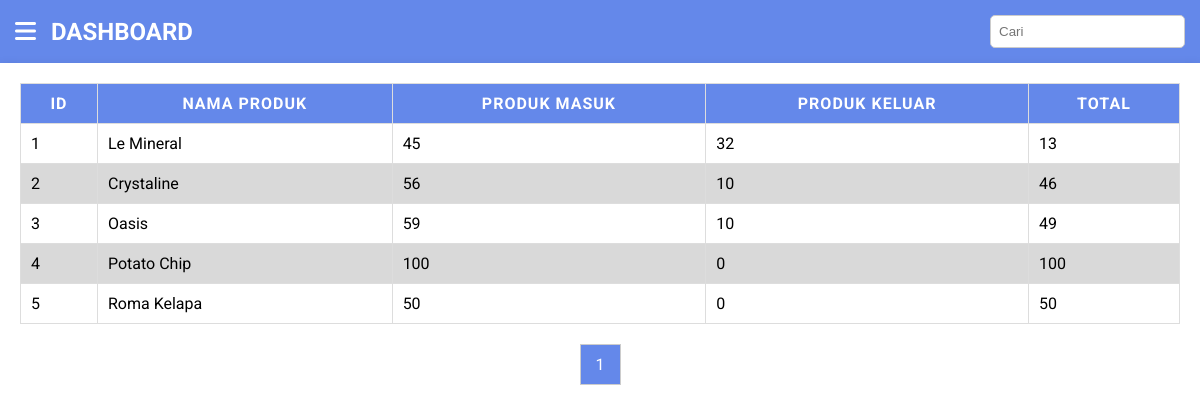
The app's page /index.php (signed in), older data.
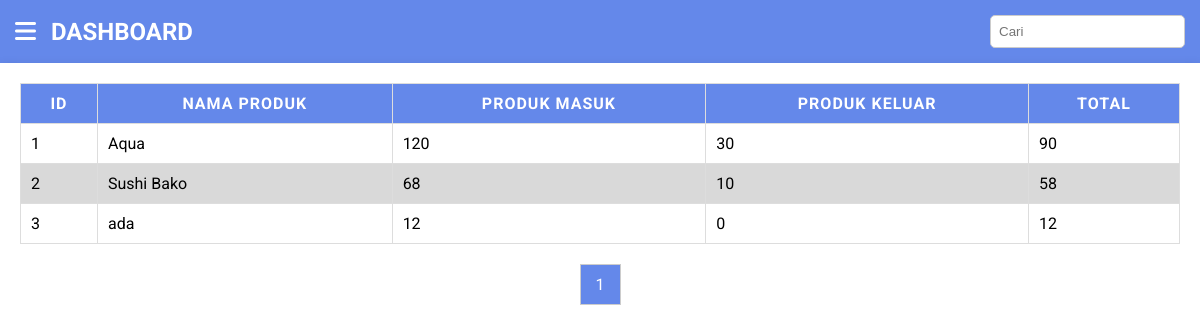
The same page, newer data.
### tables this page shows
CREATE TABLE `produk` (
  `id` int(11) NOT NULL AUTO_INCREMENT,
  `nama_produk` varchar(255) NOT NULL,
  `merk` varchar(255) NOT NULL,
  `produk_masuk` int(11) DEFAULT 0,
  `produk_keluar` int(11) DEFAULT 0,
  `jumlah` int(11) DEFAULT 0,
  `penerima_barang` varchar(255) DEFAULT NULL,
  `penerima_barang_keluar` varchar(255) DEFAULT NULL,
  `alasan_keluar` enum('Terjual','Expired') DEFAULT NULL,
  `waktu` time DEFAULT NULL,
  `tanggal` date NOT NULL,
  PRIMARY KEY (`id`)
);

### index.php (the view, shortened to what this page needs)
<?php
include 'db.php';
$limit = 5;
$page = isset($_GET['page']) ? (int)$_GET['page'] : 1;
$offset = ($page - 1) * $limit;
$search = "";
$sql_count = "SELECT COUNT(*) as total FROM produk";
$result_count = mysqli_query($conn, $sql_count);
$row_count = mysqli_fetch_assoc($result_count);
$total_rows = $row_count['total'];
$total_pages = ceil($total_rows / $limit);
$sql = "SELECT id, nama_produk, merk, produk_masuk, produk_keluar, (produk_masuk - produk_keluar) AS total
        FROM produk";
$sql .= " LIMIT $limit OFFSET $offset";
$result = mysqli_query($conn, $sql);
?>
<!DOCTYPE html>
<html lang="en">
<head>
  <link rel="stylesheet" href="css/style.css">
  <link rel="stylesheet" href="https://cdnjs.cloudflare.com/ajax/libs/font-awesome/6.0.0-beta3/css/all.min.css">
</head>
<body>
  <div class="dashboard-header">
    <div class="hamburger">
      <i class="fas fa-bars" id="hamburger-icon"></i>
    </div>
    <h2>DASHBOARD</h2>
    <div class="search-container">
      <form action="" method="GET" autocomplete="off">
        <input type="text" name="search" placeholder="Cari" value="<?= htmlspecialchars($search); ?>">
      </form>
    </div>
  </div>
  <div class="content-wrapper">
    <table>
      <thead>
        <tr>
          <th>ID</th>
          <th>Nama Produk</th>
          <th>Produk Masuk</th>
          <th>Produk Keluar</th>
          <th>Total</th>
        </tr>
      </thead>
      <tbody>
        <?php
                if (mysqli_num_rows($result) > 0) {
                  $i = $offset + 1;
                    while ($row = mysqli_fetch_assoc($result)) {
                        echo "<tr>";
                        echo "<td>" . $i . "</td>";
                        echo "<td>" . $row["merk"] . "</td>";
                        echo "<td>" . $row["produk_masuk"] . "</td>";
                        echo "<td>" . $row["produk_keluar"] . "</td>";
                        echo "<td>" . $row["total"] . "</td>";
                        $i++;
                        echo "</tr>";
                    }
                } else {
                    echo "<tr><td colspan='5'>Tidak ada data</td></tr>";
                }
                ?>
      </tbody>
    </table>
    <div class="pagination">
      <?php for ($i = 1; $i <= $total_pages; $i++): ?>
      <a href="?page=<?= $i ?>&search=<?= htmlspecialchars($search); ?>" class="<?= ($i == $page) ? 'active' : '' ?>">
        <?= $i ?>
      </a>
      <?php endfor; ?>
    </div>
  </div>
</body>
</html>

### css/style.css (style rules this page uses)
* { box-sizing: border-box; }
body { font-family: "Roboto", sans-serif; background-color: #8187b8; margin: 0; padding: 0; overflow-x: hidden; }
.content-wrapper { width: 100%; margin: 0 auto; background-color: white; padding: 20px; box-shadow: 0 2px 10px rgba(0, 0, 0, 0.1); min-height: 100vh; overflow: hidden; }
table { width: 100%; border-collapse: collapse; background-color: white; }
table, th, td { border: 1px solid #ddd; }
th, td { padding: 10px; text-align: left; }
table tr:nth-child(odd) td { background-color: white; }
table tr:nth-child(even) td { background-color: #d9d9d9; }
th { letter-spacing: 1px; text-transform: uppercase; color: #fff; background-color: #6488ea; text-align: center; }
.dashboard-header { display: flex; justify-content: flex-start; align-items: center; background-color: #6488ea; color: white; padding: 15px; }
.dashboard-header h2 { margin: 0; margin-left: 15px; }
.hamburger { font-size: 24px; cursor: pointer; }
.search-container { display: flex; margin-left: auto; }
.search-container form { display: flex; }
.search-container input[type="text"] { padding: 8px; border-radius: 5px; border: 1px solid #ccc; }
.pagination { margin: 20px 0; display: flex; justify-content: center; }
.pagination a { padding: 10px 15px; margin: 0 5px; border: 1px solid #ccc; text-decoration: none; color: #333; }
.pagination a.active { background-color: #6488ea; color: white; }

Row changes from the older to the newer data that the page shows:
removed produk: merk "Le Mineral", produk_masuk "45", produk_keluar "32", total "13"
removed produk: merk "Crystaline", produk_masuk "56", produk_keluar "10", total "46"
removed produk: merk "Oasis", produk_masuk "59", produk_keluar "10", total "49"
removed produk: merk "Potato Chip", produk_masuk "100", produk_keluar "0", total "100"
removed produk: merk "Roma Kelapa", produk_masuk "50", produk_keluar "0", total "50"
added produk: merk "Aqua", produk_masuk "120", produk_keluar "30", total "90"
added produk: merk "Sushi Bako", produk_masuk "68", produk_keluar "10", total "58"
added produk: merk "ada", produk_masuk "12", produk_keluar "0", total "12"
